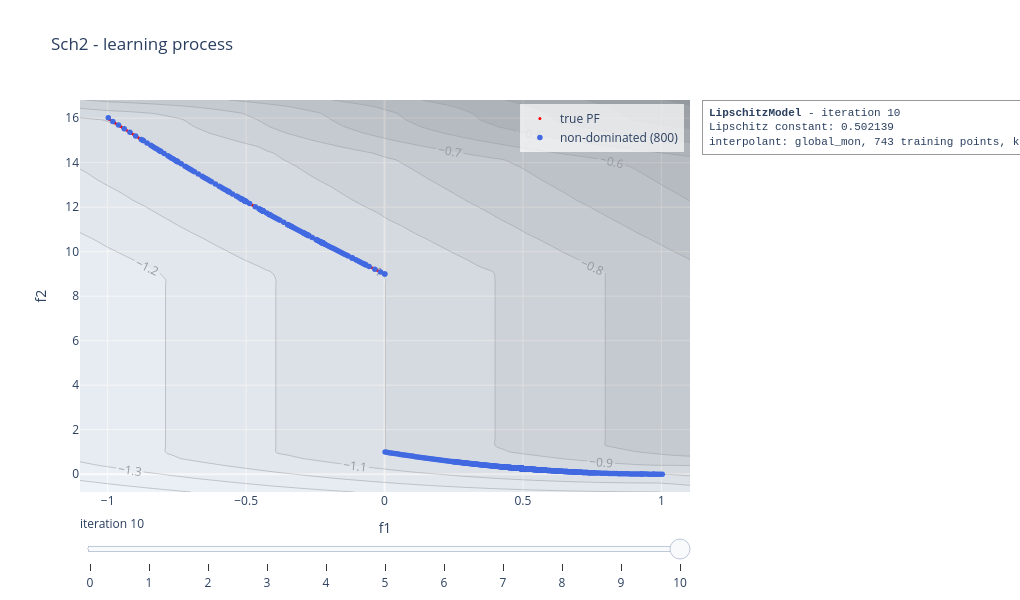

Here is the notebook cell this chart was saved with:
### Code cell
slip_model.visualise("learning", plot_scalarisation = True, show = False)

### Figure 1 — Plotly figure (JSON) as saved in the notebook; plotly's stock layout.template omitted (floating-point values rounded to 4 significant figures; data arrays with more than 128 entries replaced by an {"elided": "..."} marker saying what was removed)
{"data": [{"marker": {"color": "red", "size": 3}, "mode": "markers", "name": "true PF", "type": "scatter", "x": {"elided": "300 float values"}, "y": {"elided": "300 float values"}}, {"marker": {"color": "royalblue", "size": 5.5}, "mode": "markers", "name": "non-dominated (800)", "type": "scatter", "x": {"elided": "800 float values"}, "y": {"elided": "800 float values"}}, {"colorscale": [[0, "rgb(255,255,255)"], [0.125, "rgb(240,240,240)"], [0.25, "rgb(217,217,217)"], [0.375, "rgb(189,189,189)"], [0.5, "rgb(150,150,150)"], [0.625, "rgb(115,115,115)"], [0.75, "rgb(82,82,82)"], [0.875, "rgb(37,37,37)"], [1, "rgb(0,0,0)"]], "contours": {"showlabels": true}, "opacity": 0.35, "showlegend": false, "showscale": false, "type": "contour", "x": [-1.1, -1.063, -1.025, -0.9881, -0.9508, -0.9134, -0.8761, -0.8387, -0.8014, -0.764, -0.7267, -0.6893, -0.6519, -0.6146, -0.5772, -0.5399, -0.5025, -0.4652, -0.4278, -0.3905, -0.3531, -0.3158, -0.2784, -0.2411, -0.2037, -0.1664, -0.129, -0.09167, -0.05431, -0.01696, 0.02039, 0.05774, 0.09509, 0.1324, 0.1698, 0.2072, 0.2445, 0.2819, 0.3192, 0.3566, 0.3939, 0.4313, 0.4686, 0.506, 0.5433, 0.5807, 0.618, 0.6554, 0.6927, 0.7301, 0.7674, 0.8048, 0.8421, 0.8795, 0.9168, 0.9542, 0.9915, 1.029, 1.066, 1.104], "y": [-0.8008, -0.5022, -0.2036, 0.09501, 0.3936, 0.6922, 0.9908, 1.289, 1.588, 1.887, 2.185, 2.484, 2.783, 3.081, 3.38, 3.678, 3.977, 4.276, 4.574, 4.873, 5.171, 5.47, 5.769, 6.067, 6.366, 6.664, 6.963, 7.262, 7.56, 7.859, 8.158, 8.456, 8.755, 9.053, 9.352, 9.651, 9.949, 10.25, 10.55, 10.85, 11.14, 11.44, 11.74, 12.04, 12.34, 12.64, 12.94, 13.23, 13.53, 13.83, 14.13, 14.43, 14.73, 15.03, 15.32, 15.62, 15.92, 16.22, 16.52, 16.82], "z": {"elided": "60x60 float values"}}], "layout": {"annotations": [{"align": "left", "bgcolor": "rgba(255,255,255,0.85)", "bordercolor": "#999999", "borderpad": 6, "borderwidth": 1, "font": {"family": "Courier New, monospace", "size": 11}, "showarrow": false, "text": "<b>LipschitzModel</b> - iteration 10<br>Lipschitz constant: 0.502139<br>interpolant: global_mon, 743 training points, knn 2", "x": 1.02, "xanchor": "left", "xref": "paper", "y": 1, "yanchor": "top", "yref": "paper"}], "height": 600, "legend": {"bgcolor": "rgba(255,255,255,0.7)", "x": 0.99, "xanchor": "right", "y": 0.99, "yanchor": "top"}, "margin": {"r": 330}, "showlegend": true, "sliders": [{"active": 10, "currentvalue": {"prefix": "iteration "}, "steps": [{"args": [["0"], {"frame": {"redraw": true}, "mode": "immediate"}], "label": "0", "method": "animate"}, {"args": [["1"], {"frame": {"redraw": true}, "mode": "immediate"}], "label": "1", "method": "animate"}, {"args": [["2"], {"frame": {"redraw": true}, "mode": "immediate"}], "label": "2", "method": "animate"}, {"args": [["3"], {"frame": {"redraw": true}, "mode": "immediate"}], "label": "3", "method": "animate"}, {"args": [["4"], {"frame": {"redraw": true}, "mode": "immediate"}], "label": "4", "method": "animate"}, {"args": [["5"], {"frame": {"redraw": true}, "mode": "immediate"}], "label": "5", "method": "animate"}, {"args": [["6"], {"frame": {"redraw": true}, "mode": "immediate"}], "label": "6", "method": "animate"}, {"args": [["7"], {"frame": {"redraw": true}, "mode": "immediate"}], "label": "7", "method": "animate"}, {"args": [["8"], {"frame": {"redraw": true}, "mode": "immediate"}], "label": "8", "method": "animate"}, {"args": [["9"], {"frame": {"redraw": true}, "mode": "immediate"}], "label": "9", "method": "animate"}, {"args": [["10"], {"frame": {"redraw": true}, "mode": "immediate"}], "label": "10", "method": "animate"}]}], "title": {"text": "Sch2 - learning process"}, "width": 1020, "xaxis": {"range": [-1.1, 1.104], "title": {"text": "f1"}}, "yaxis": {"range": [-0.8008, 16.82], "title": {"text": "f2"}}}}
